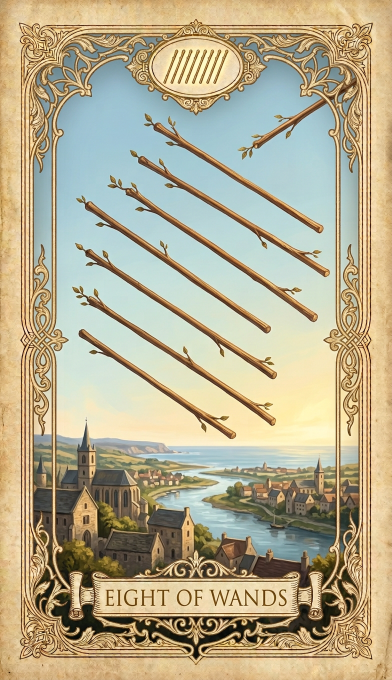
#> input picture cards/wands-08.png, 784 x 1360 px (shown at 1/2 size)
$ python -i rebuild_emblem.py   (imports and definitions only)
#> lines starting #> are read from the running program, lines starting #| are printed output that depends on the picture; after the words box and inside, x2 and y2 are one past the last pixel; in counts of white or black regions, pixels touching at a corner belong together
#!/usr/bin/env python3
"""Rebuild the EIGHT OF WANDS medallion emblem so it shows EXACTLY 8 gold wands.

The plate is inpainted clean, one original stroke is lifted as a sprite, and n copies are
fanned as ellipse chords inside the oval -> the count is guaranteed by construction.

Usage: python3 scripts/rebuild_emblem.py <card.png> [out.png] [n]
"""
import sys
import cv2
import numpy as np
from PIL import Image

ROI = (300, 60, 490, 200)     # medallion interior in card coordinates
CENTRE, AX, BY = (92, 73), 85, 53   # oval interior (fitted), ROI coordinates
SRC = "cards/wands-08.png"    # artwork the stroke sprite is lifted from


def clean_plate(roi):
    h, w = roi.shape[:2]
#> h = 140; w = 190
    yy, xx = np.mgrid[0:h, 0:w]
    inside = (((xx - CENTRE[0]) / (AX - 2)) ** 2 + ((yy - CENTRE[1]) / (BY - 2)) ** 2) < 1
    g = cv2.cvtColor(roi, cv2.COLOR_BGR2GRAY).astype(np.int32)
    bg = cv2.medianBlur(cv2.cvtColor(roi, cv2.COLOR_BGR2GRAY), 41).astype(np.int32)
    m = (((bg - g) > 8) & inside).astype(np.uint8)
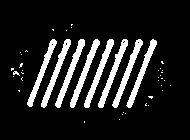
#> m: shape (140, 190); values 0 (black) and 1 (white), 12.9% white; 44 white regions (36 under 20 px), largest, box (x1, y1, x2, y2) and area: (55, 39, 85, 108) 425, (84, 39, 114, 108) 423, (70, 39, 100, 108) 422
    m = cv2.dilate(m, np.ones((5, 5), np.uint8))
#> m: shape (140, 190); values 0 (black) and 1 (white), 28.5% white; 15 white regions, largest, box (x1, y1, x2, y2) and area: (110, 37, 159, 122) 1734, (82, 37, 130, 110) 1670, (53, 37, 87, 110) 839
    plate = cv2.inpaint(roi, m, 10, cv2.INPAINT_NS)
    sm = cv2.medianBlur(plate, 41)
    a = cv2.GaussianBlur(cv2.dilate(m, np.ones((11, 11), np.uint8)).astype(np.float32), (0, 0), 7)
    a = np.clip(a, 0, 1) * inside
    return (sm * a[..., None] + plate * (1 - a[..., None])).astype(np.uint8)


def stroke_sprite():
    img = cv2.imread(SRC)
    x0, y0, x1, y1 = ROI
    roi = img[y0:y1, x0:x1]
    g = cv2.cvtColor(roi, cv2.COLOR_BGR2GRAY).astype(np.int32)
    bg = cv2.medianBlur(cv2.cvtColor(roi, cv2.COLOR_BGR2GRAY), 31).astype(np.int32)
    m = ((bg - g) > 18).astype(np.uint8)
#> m: shape (140, 190); values 0 (black) and 1 (white), 31.8% white; 23 white regions (13 under 20 px), largest, box (x1, y1, x2, y2) and area: (0, 0, 190, 140) 4112, (3, 16, 181, 131) 1036, (55, 39, 85, 108) 415
    m = cv2.morphologyEx(m, cv2.MORPH_CLOSE, np.ones((3, 3), np.uint8))
#> m: shape (140, 190); values 0 (black) and 1 (white), 35.8% white; 11 white regions (2 under 20 px), largest, box (x1, y1, x2, y2) and area: (0, 0, 190, 140) 6255, (55, 39, 85, 108) 415, (98, 39, 128, 108) 412
    n, lab, st, _ = cv2.connectedComponentsWithStats(m, 8)
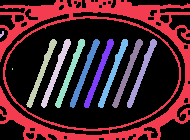
#> lab: shape (140, 190) int32; 12 distinct labels, from 0 to 11; one colour per label, 0 black
#> n = 12; st = [[0, 0, 190, 140, 17073], [0, 0, 190, 140, 6255], [0, 31, 4, 7, 16], [26, 39, 31, 69, 393], [41, 39, 30, 69, 410], [55, 39, 30, 69, 415], [70, 39, 30, 69, 407], [84, 39, 30, 69, 408], [98, 39, 30, 69, 412], [112, 39, 31, 69, 407], [127, 39, 30, 69, 402], [12, 68, 1, 2, 2]]
    cand = sorted((st[i][2], i) for i in range(1, n) if st[i][3] > 60)
#> cand = [(30, 4), (30, 5), (30, 6), (30, 7), (30, 8), (30, 10), (31, 3), (31, 9), (190, 1)]
    i = cand[0][1]
#> i = 4
    x, y, w, h, _ = st[i]
#> x = 41; y = 39; w = 30; h = 69
    plate = clean_plate(roi)
    pad = 3
    sub = roi[y - pad:y + h + pad, x - pad:x + w + pad].astype(np.float32)
    pl = plate[y - pad:y + h + pad, x - pad:x + w + pad].astype(np.float32)
    alpha = np.clip((pl - sub).mean(2) / 34.0, 0, 1)
    alpha = cv2.GaussianBlur(alpha, (0, 0), 0.5)
    # keep only the main stroke blob
    mm = (alpha > 0.16).astype(np.uint8)
#> mm: shape (75, 36); values 0 (black) and 1 (white), 42.4% white; 5 white regions (1 under 20 px), largest, box (x1, y1, x2, y2) and area: (3, 3, 33, 72) 480, (17, 17, 36, 72) 322, (0, 3, 19, 53) 298, (31, 58, 36, 72) 45
    nn, lab2, st2, _ = cv2.connectedComponentsWithStats(mm, 8)
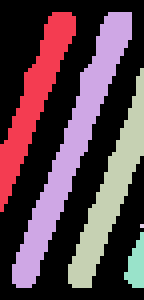
#> lab2: shape (75, 36) int32 (shown 4 times larger); 6 distinct labels, from 0 to 5; one colour per label, 0 black
#> nn = 6; st2 = [[0, 0, 36, 75, 1554], [0, 3, 19, 50, 298], [3, 3, 30, 69, 480], [17, 17, 19, 55, 322], [35, 56, 1, 1, 1], [31, 58, 5, 14, 45]]
    k = 1 + int(np.argmax(st2[1:, cv2.CC_STAT_AREA]))
#> k = 2
    keep = cv2.GaussianBlur(cv2.dilate((lab2 == k).astype(np.float32), np.ones((3, 3), np.uint8)), (0, 0), 0.6)
    alpha = alpha * np.clip(keep, 0, 1)
    rgba = np.dstack([cv2.cvtColor(sub.astype(np.uint8), cv2.COLOR_BGR2RGB), (alpha * 255).astype(np.uint8)])
    sp = Image.fromarray(rgba)
    sp = sp.crop(sp.getchannel("A").point(lambda v: 255 if v > 30 else 0).getbbox())
    # straighten
    al = np.asarray(sp.getchannel("A")).astype(np.float32) / 255
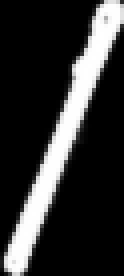
#> al: shape (69, 31) float32 (shown 4 times larger); min 0, max 1, mean 0.196
    ys, xs = np.nonzero(al > 0.5)
#> ys = 417 values from 0 to 68; xs = 417 values, max 30 at index 9, min 1 at index 392, mean 15.72
    cov = np.cov(np.vstack([xs - xs.mean(), ys - ys.mean()]))
#> cov = [[60.78, -151.5], [-151.5, 398.9]]
    wv, v = np.linalg.eigh(cov)
#> wv = [2.83, 456.9]; v = [[-0.934, -0.357], [-0.357, 0.934]]
    vx, vy = v[:, np.argmax(wv)]
#> vx = -0.357; vy = 0.934
    ang = float(np.degrees(np.arctan2(vy, vx)))
#> ang = 110.9
    sp = sp.rotate(ang - 90 if ang > 0 else ang + 90, resample=Image.BICUBIC, expand=True)
#> sp: PIL image 55x77 RGBA
    return sp.crop(sp.getchannel("A").point(lambda v: 255 if v > 30 else 0).getbbox())


def rebuild(card_path, out_path=None, n=8, spread=22.0, spanx=58.0, margin=5.0, thick=1.3):
    out_path = out_path or card_path
    card = Image.open(card_path).convert("RGBA")
    x0, y0, x1, y1 = ROI
    roi = cv2.cvtColor(np.asarray(card.convert("RGB"))[y0:y1, x0:x1], cv2.COLOR_RGB2BGR)
    plate = clean_plate(roi)
    base = Image.fromarray(cv2.cvtColor(plate, cv2.COLOR_BGR2RGB)).convert("RGBA")
    sp = stroke_sprite()
    sw, sh = sp.size
#> sw = 9; sh = 74
    ae, be = AX - 6, BY - 6
    for i in range(n):
        f = (i - (n - 1) / 2) / ((n - 1) / 2)
        th = np.radians(spread * f)
        u = np.array([np.sin(th), -np.cos(th)])
        q = np.array([spanx * f, 0.0])
        qa, qb, ua, ub = q[0] / ae, q[1] / be, u[0] / ae, u[1] / be
        aa, bb, cc = ua * ua + ub * ub, 2 * (qa * ua + qb * ub), qa * qa + qb * qb - 1
        disc = bb * bb - 4 * aa * cc
        if disc <= 0:
            continue
        t1 = (-bb - np.sqrt(disc)) / (2 * aa) + margin
        t2 = (-bb + np.sqrt(disc)) / (2 * aa) - margin
        L = t2 - t1
        s = sp.resize((max(3, int(round(sw * thick))), max(6, int(round(L)))), Image.LANCZOS)
        box = int(np.hypot(*s.size)) + 10
        canv = Image.new("RGBA", (box, box), (0, 0, 0, 0))
        canv.alpha_composite(s, (box // 2 - s.width // 2, box // 2 - s.height // 2))
        rot = canv.rotate(-np.degrees(th), resample=Image.BICUBIC, center=(box // 2, box // 2))
        mid = np.array(CENTRE) + q + u * (t1 + t2) / 2
        base.alpha_composite(rot, (int(round(mid[0] - box / 2)), int(round(mid[1] - box / 2))))
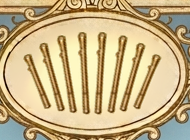
#> base: PIL image 190x140 RGBA; mean R, G, B, A 198.7, 176.7, 131.5, 255
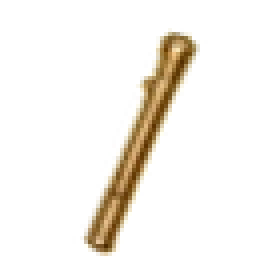
#> rot: PIL image 70x70 RGBA (shown 4 times larger); mean R, G, B, A 22.9, 19.3, 13, 23.1; transparent parts drawn white
    card.alpha_composite(base, (x0, y0))
    card.convert("RGB").save(out_path)
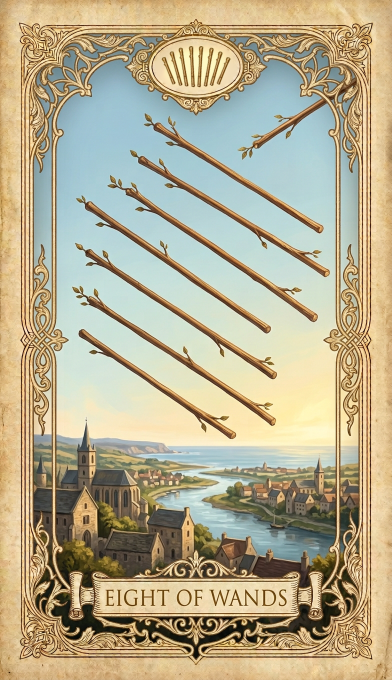
#> saved as wands-08.png: PIL image 784x1360 RGB (shown at 1/2 size); mean R, G, B 181.9, 172.4, 143.2
    return out_path


# [6 lines not run here, left out]

>>> result = rebuild('../cards/wands-08.png')
